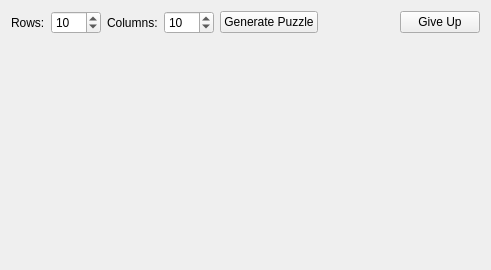
<?xml version="1.0" encoding="UTF-8"?>
<ui version="4.0">
 <class>PuzzleGenerator</class>
 <widget class="QWidget" name="PuzzleGenerator">
  <property name="geometry">
   <rect>
    <x>0</x>
    <y>0</y>
    <width>491</width>
    <height>270</height>
   </rect>
  </property>
  <property name="sizePolicy">
   <sizepolicy hsizetype="Minimum" vsizetype="Expanding">
    <horstretch>0</horstretch>
    <verstretch>0</verstretch>
   </sizepolicy>
  </property>
  <property name="windowTitle">
   <string>Form</string>
  </property>
  <layout class="QVBoxLayout" name="verticalLayout_2">
   <property name="sizeConstraint">
    <enum>QLayout::SetMaximumSize</enum>
   </property>
   <item>
    <layout class="QHBoxLayout" name="horizontalLayout">
     <property name="sizeConstraint">
      <enum>QLayout::SetMinimumSize</enum>
     </property>
     <item>
      <widget class="QLabel" name="label_2">
       <property name="text">
        <string>Rows:</string>
       </property>
      </widget>
     </item>
     <item>
      <widget class="QSpinBox" name="heightBox">
       <property name="sizePolicy">
        <sizepolicy hsizetype="Minimum" vsizetype="Fixed">
         <horstretch>0</horstretch>
         <verstretch>0</verstretch>
        </sizepolicy>
       </property>
       <property name="minimumSize">
        <size>
         <width>50</width>
         <height>0</height>
        </size>
       </property>
       <property name="minimum">
        <number>3</number>
       </property>
       <property name="maximum">
        <number>40</number>
       </property>
       <property name="value">
        <number>10</number>
       </property>
      </widget>
     </item>
     <item>
      <widget class="QLabel" name="label">
       <property name="text">
        <string>Columns:</string>
       </property>
      </widget>
     </item>
     <item>
      <widget class="QSpinBox" name="widthBox">
       <property name="minimumSize">
        <size>
         <width>50</width>
         <height>0</height>
        </size>
       </property>
       <property name="minimum">
        <number>3</number>
       </property>
       <property name="maximum">
        <number>40</number>
       </property>
       <property name="value">
        <number>10</number>
       </property>
      </widget>
     </item>
     <item>
      <widget class="QPushButton" name="btn_generate">
       <property name="text">
        <string>Generate Puzzle</string>
       </property>
      </widget>
     </item>
     <item>
      <spacer name="horizontalSpacer">
       <property name="orientation">
        <enum>Qt::Horizontal</enum>
       </property>
       <property name="sizeHint" stdset="0">
        <size>
         <width>40</width>
         <height>20</height>
        </size>
       </property>
      </spacer>
     </item>
     <item>
      <widget class="QPushButton" name="btn_surrender">
       <property name="text">
        <string>Give Up</string>
       </property>
      </widget>
     </item>
    </layout>
   </item>
   <item>
    <widget class="QScrollArea" name="scrollArea">
     <property name="frameShape">
      <enum>QFrame::NoFrame</enum>
     </property>
     <property name="widgetResizable">
      <bool>true</bool>
     </property>
     <widget class="QWidget" name="scrollAreaWidgetContents">
      <property name="geometry">
       <rect>
        <x>0</x>
        <y>0</y>
        <width>473</width>
        <height>215</height>
       </rect>
      </property>
      <layout class="QVBoxLayout" name="verticalLayout">
       <item>
        <layout class="QGridLayout" name="grid"/>
       </item>
      </layout>
     </widget>
    </widget>
   </item>
  </layout>
 </widget>
 <resources/>
 <connections/>
</ui>
